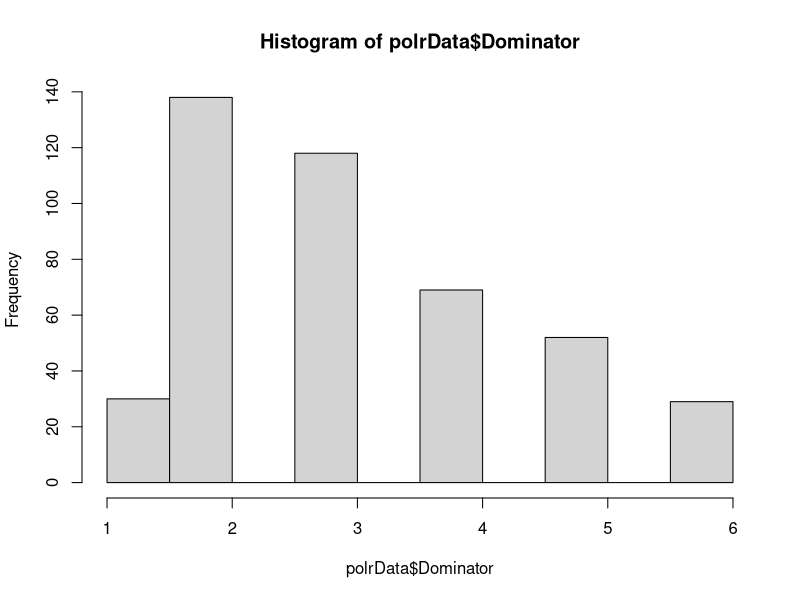
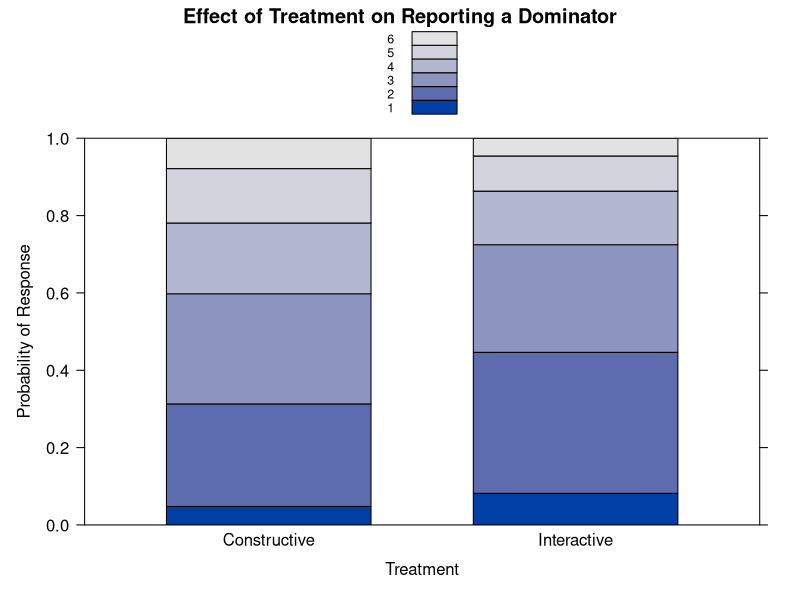
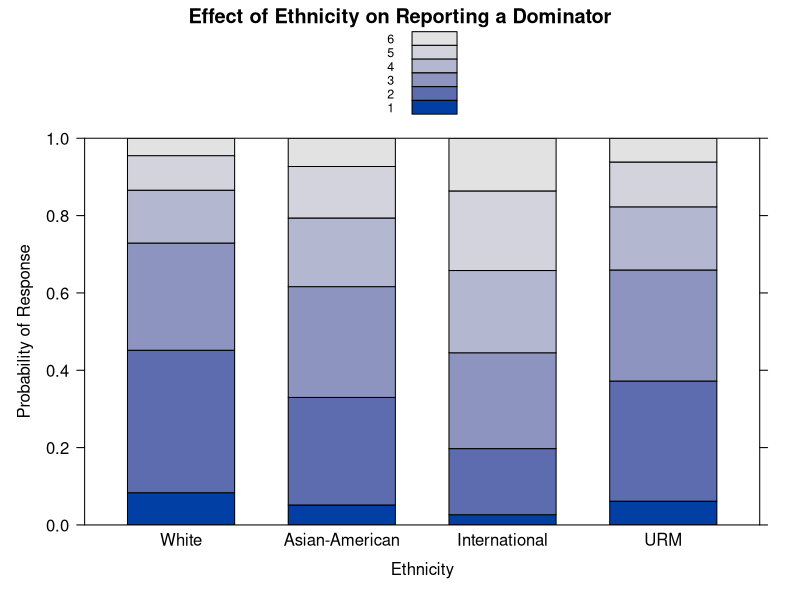
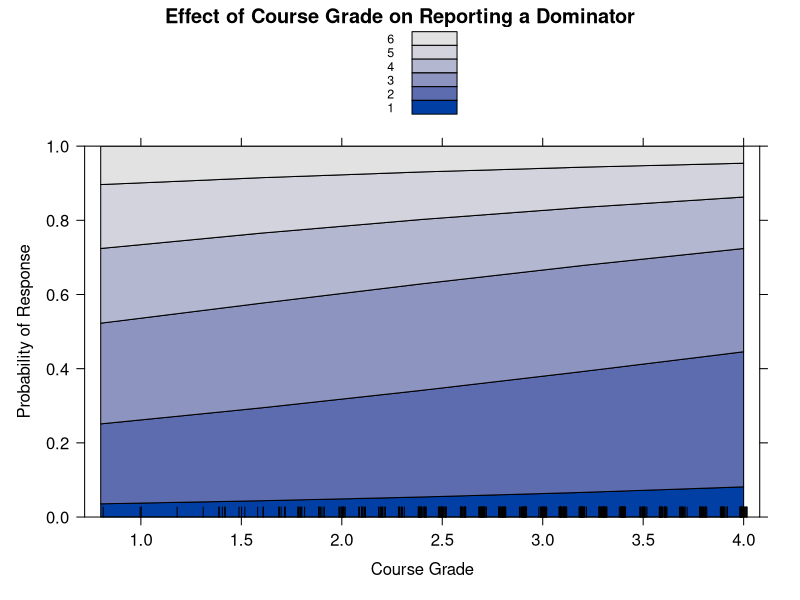

These charts were generated, in order, by the following R code:
## ---- chunk 1
knitr::opts_chunk$set(echo = TRUE)
library(MASS)
library(effects)
library(nnet)
library(Hmisc)
library(tidyverse)
## ---- chunk 2
setwd("G:/Shared drives/CEG Two-Stage Exams Analysis/Jackson/beyond-linear-regression/BeyondLinearRegression/Proportional Odds Logistic Regression")
polrData <- read_csv("polrData.csv")
## ---- chunk 3
tibble(polrData)
## ---- chunk 4
hist(polrData$Dominator)
summary(polrData$Dominator)
## ---- chunk 5
polrData$Dominator <- factor(polrData$Dominator)
polrData$Ethnicity <- relevel(as.factor(polrData$Ethnicity), ref="White")
## ---- chunk 6
mod1 <- polr(Dominator ~ Gender + FirstGeneration + CourseGrade + Ethnicity +
             ActivityType +  
             Gender*ActivityType + FirstGeneration*ActivityType + Ethnicity*ActivityType, 
             data=polrData, Hess=T)
summary(mod1)
## ---- chunk 7
mod6 <- polr(Dominator ~  CourseGrade + Ethnicity +
             ActivityType, 
             data=polrData, Hess=T)
summary(mod6)
## ---- chunk 8
MultiNomMod <- multinom(Dominator ~ CourseGrade + Ethnicity + 
                        ActivityType,
                        data = polrData)
AIC(MultiNomMod, mod6)
## ---- chunk 9
sf <- function(y) {
  c('Y>=1' = qlogis(mean(y >= 1)),
    'Y>=2' = qlogis(mean(y >= 2)),
    'Y>=3' = qlogis(mean(y >= 3)),
    'Y>=4' = qlogis(mean(y >= 4)),
    'Y>=5' = qlogis(mean(y >= 5)),
    'Y>=6' = qlogis(mean(y >= 6)))
}

(s <- with(polrData, summary(as.numeric(Dominator) ~ CourseGrade + Ethnicity + 
                             ActivityType, fun=sf)))
## ---- chunk 10
s[, 7] <- s[, 7] - s[, 6]
s[, 6] <- s[, 6] - s[, 5]
s[, 5] <- s[, 5] - s[, 4]
s[, 4] <- s[, 4] - s[, 3] 
s[, 3] <- s[, 3] - s[, 3]
s
## ---- chunk 11
summary(mod6)
## ---- chunk 12
exp(cbind(OR = coef(mod6), confint(mod6)))
## ---- chunk 13
domEff <- Effect("ActivityType",mod6)
plot(domEff, style="stacked", ylab="Probability of Response", xlab= "Treatment", 
     main="Effect of Treatment on Reporting a Dominator")
## ---- chunk 14
EthnicitydomEff <- Effect("Ethnicity",mod6)
plot(EthnicitydomEff, style="stacked", ylab="Probability of Response", xlab= "Ethnicity", 
     main="Effect of Ethnicity on Reporting a Dominator")
## ---- chunk 15
GradedomEff <- Effect("CourseGrade",mod6)
plot(GradedomEff, style="stacked", ylab="Probability of Response", xlab= "Course Grade", 
     main="Effect of Course Grade on Reporting a Dominator")
